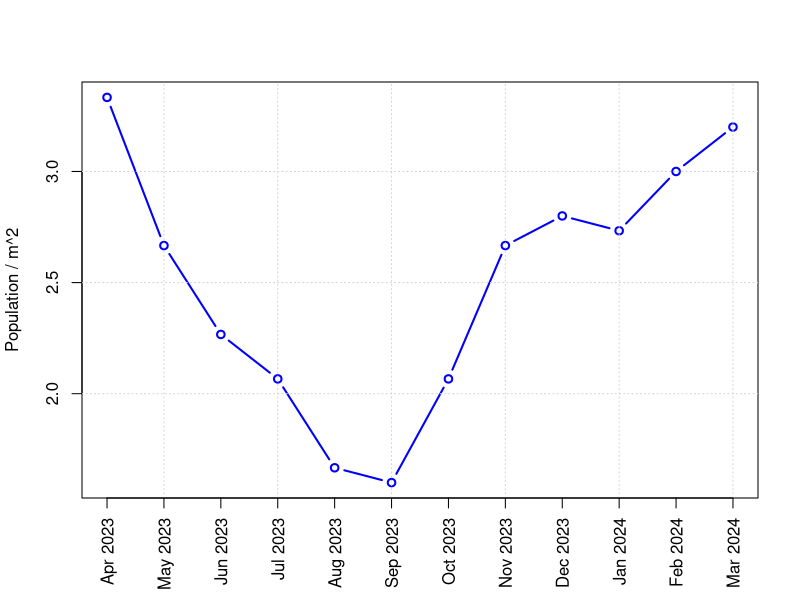
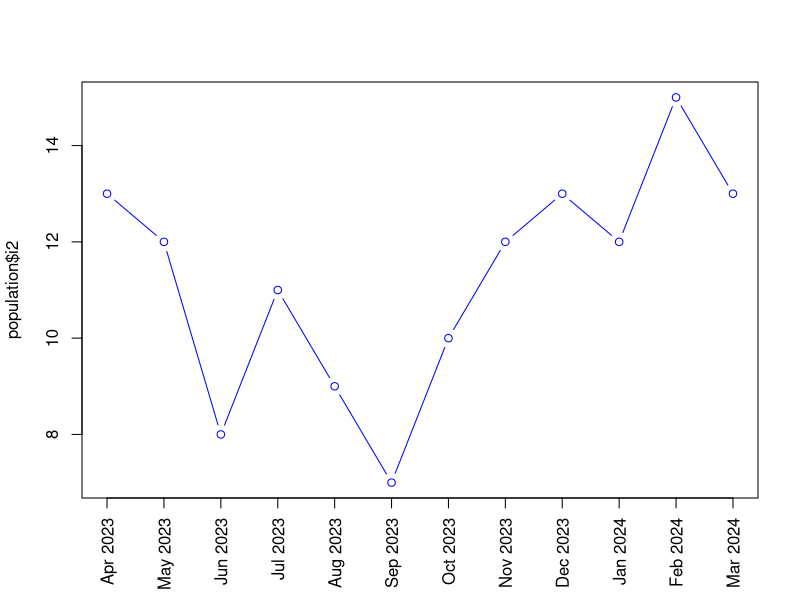
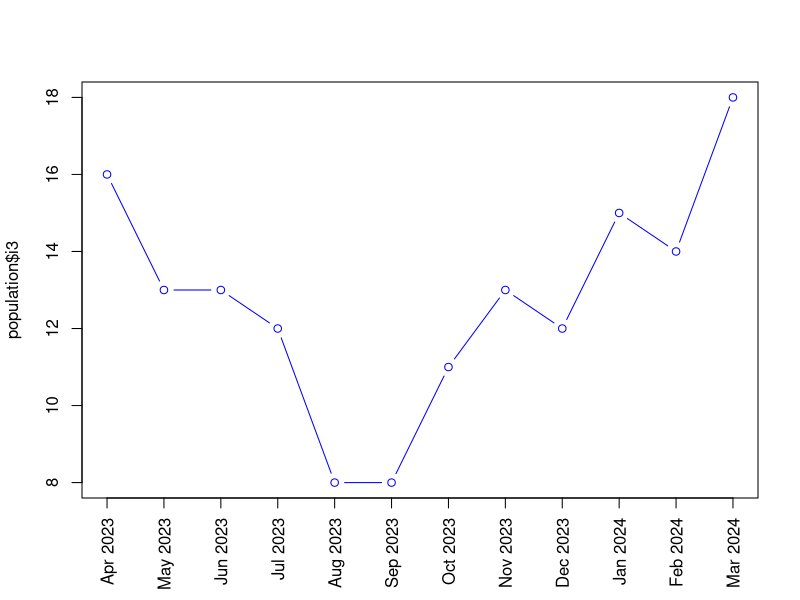
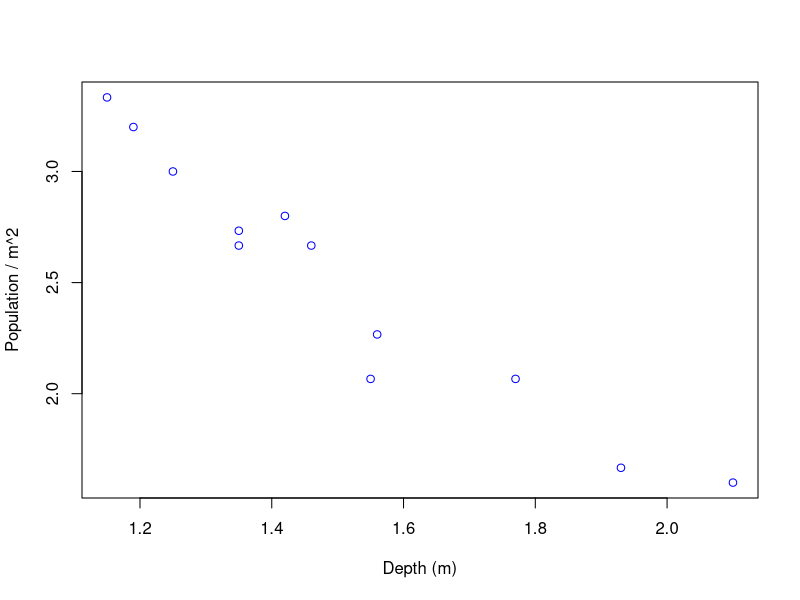

Here is the R script that generated these plots, in order: (Note: this script raises an error after producing the figures.)
## ---- chunk 1
knitr::opts_chunk$set(echo = TRUE)
## ---- chunk 2
population=read.csv("data/population.csv")
str(population)
## ---- chunk 3

# Calculate mean
mean= (population$i1+ population$i2+ population$i3)/3

A=5
# 1st quadrat
plot(mean/A,
     type='b', col='blue',
     xlab='', ylab='Population / m^2', xlim=c(1,12), xaxt='n', lwd=2)

#legend('top', legend=c('Mean'), col=c('blue'), lwd=c(3), lty=1)

grid()
axis(1, at=seq(1,12), population$Month, las=2, cex.axis = 1)
# title('Monthly variation in population density of L. marginalis')

## ---- chunk 4
plot(population$i2,
     type='b', col='blue',
     xlab='', xlim=c(1,12), xaxt='n')
axis(1, at=seq(1,12), population$Month, las=2)

## ---- chunk 5
plot(population$i3,
     type='b', col='blue',
     xlab='', xlim=c(1,12), xaxt='n')
axis(1, at=seq(1,12), population$Month, las=2)

## ---- chunk 6
water=read.csv("data/water-quality.csv")
str(water)

plot(water$Depth, mean/A,
     type='p', col='blue',
     xlab='Depth (m)', ylab='Population / m^2')

plot(water$Temperature, mean/A,
     type='p', col='blue',
     xlab='Temperature °C', ylab='Population / m^2')

plot(water$pH, mean/A,
     type='p', col='blue',
     xlab='pH', ylab='Population / m^2')
## ---- chunk 7
library(ggplot2)

# Month needs to be factorized to facilitate plotting and preserve order
Month1=factor(water$Month, levels=water$Month)
df= data.frame(Month=Month1, Depth=water$Depth,
               Temperature=water$Temperature, pH=water$pH, mean=mean/A)


scale=6

ggplot(data = df, aes(x = Month, group = 1)) +
  geom_line(aes(y = mean, color = "black"), linewidth = 1.3) +
  geom_point(aes(y = mean, color = "black"), shape=1, size=3) +
  
  geom_line(aes(y = Temperature / scale, color = "blue"), linewidth = 1.3) +
  geom_point(aes(y = Temperature / scale, color = "blue"), shape=1, size=3) +

  scale_y_continuous(name = "Population / m^2",
                     sec.axis = sec_axis(transform = ~ . * scale, name = "Temperature °C")) +
  scale_color_manual('', labels= c('Population / m^2','Temperature °C'),
                     values = c("black", "blue")) +
  theme_bw() +
  theme(legend.position = "top", axis.text.x= element_text(size=11, angle = 90, vjust = 0.5),
        axis.text.y.right= element_text(size=11, color='blue'),
        axis.title.y.right = element_text(color='blue'))


## ---- chunk 8
scale=1
ggplot(data = df, aes(x = Month, group = 1)) +
  geom_line(aes(y = mean, color = "black"), linewidth = 1.3) +
  geom_point(aes(y = mean, color = "black"), shape=1, size=3) +
  
  geom_line(aes(y = Depth / scale, color = "blue"), linewidth = 1.3) +
  geom_point(aes(y = Depth / scale, color = "blue"), shape=1, size=3) +

  scale_y_continuous(name = "Population / m^2",
                     sec.axis = sec_axis(transform = ~ . * scale, name = "Depth")) +
  scale_color_manual('', labels= c('Population / m^2','Depth'),
                     values = c("black", "blue")) +
  theme_bw() +
  theme(legend.position = "top", axis.text.x= element_text(size=11, angle = 90, vjust = 0.5),
        axis.text.y.right= element_text(size=11, color='blue'),
        axis.title.y.right = element_text(color='blue'))

## ---- chunk 9
scale=2
ggplot(data = df, aes(x = Month, group = 1)) +
  geom_line(aes(y = mean, color = "black"), linewidth = 1.3) +
  geom_point(aes(y = mean, color = "black"), shape=1, size=3) +
  
  geom_line(aes(y = pH / scale, color = "blue"), linewidth = 1.3) +
  geom_point(aes(y = pH / scale, color = "blue"), shape=1, size=3) +

  scale_y_continuous(name = "Population / m^2",
                     sec.axis = sec_axis(transform = ~ . * scale, name = "pH")) +
  scale_color_manual('', labels= c('Population / m^2','pH'),
                     values = c("black", "blue")) +
  theme_bw() +
  theme(legend.position = "top", axis.text.x= element_text(size=11, angle = 90, vjust = 0.5),
        axis.text.y.right= element_text(size=11, color='blue'),
        axis.title.y.right = element_text(color='blue'))

## ---- chunk 10
for (i in colnames(df)[2:4]) {
  print(i)
  print(cor.test(df[[i]], mean, method='spearman'))
  cat(sprintf('\n'))
}

## ---- chunk 11
library("ggpubr")
ggscatter(df, x = "Depth", y = "mean",
          add = "reg.line", conf.int = TRUE,
          xlab = "Depth (m)", ylab = "Population / m^2",
          title = 'A') +
  stat_cor(cor.coef.name = 'rho', label.x=1.5, label.y=2.8, method='spearman',
           size=5, p.accuracy=0.001)
## ---- chunk 12
library("ggpubr")
ggscatter(df, x = "Temperature", y = "mean",
          add = "reg.line", conf.int = TRUE,
          xlab = "Temperature (°C)", ylab = "Population / m^2",
          title = 'B') +
  stat_cor(cor.coef.name = 'rho', label.x=20, label.y=3.4, method='spearman',
           size=5, p.accuracy=0.001)
## ---- chunk 13
library("ggpubr")
ggscatter(df, x = "pH", y = "mean",
          add = "reg.line", conf.int = TRUE,
          xlab = "pH", ylab = "Population / m^2",
          title = 'C') +
  stat_cor(cor.coef.name = 'rho', label.x=6.9, label.y=3.4, method='spearman',
           size=5, p.accuracy=0.001)
## ---- chunk 14
bio= read.csv('data/shell-biometrics.csv')
str(bio)
## ---- chunk 15
mean(water$Temperature)
## ---- chunk 16
sd(water$Temperature)
## ---- chunk 17
mean(water$pH)
## ---- chunk 18
sd(water$pH)
## ---- chunk 19
mean(water$Depth)
## ---- chunk 20
sd(water$Depth)
## ---- chunk 21
wilcox.test(population$i1, population$i2)
## ---- chunk 22
wilcox.test(population$i2, population$i3)
## ---- chunk 23
wilcox.test(population$i3, population$i1)
## ---- chunk 24
for (w in c('Depth','Temperature','pH')) {
  arr=water[[w]]
  cat(sprintf('%s - Mean: %f, min: %f, max: %f\n', w, mean(arr), min(arr), max(arr)))
}
